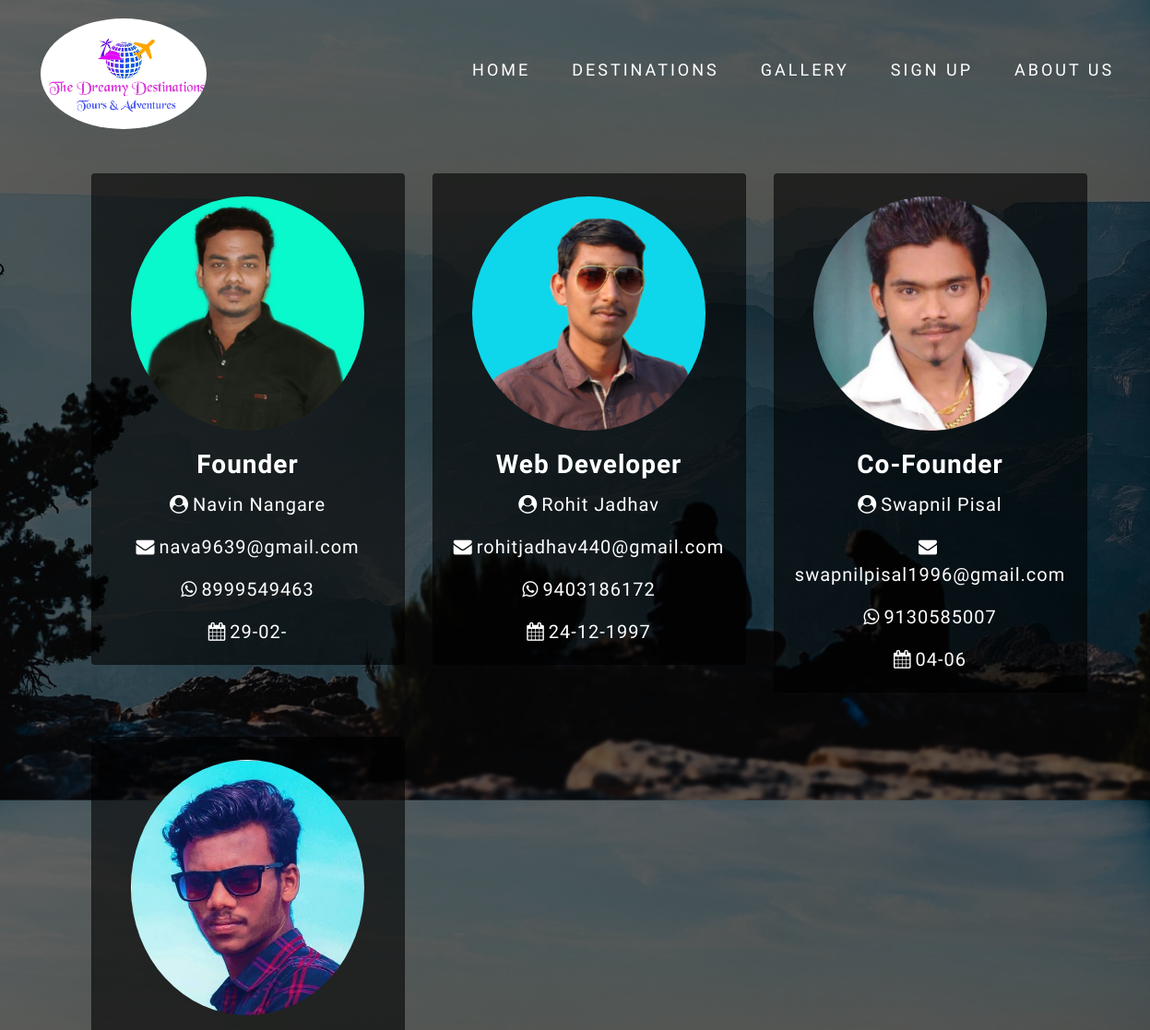
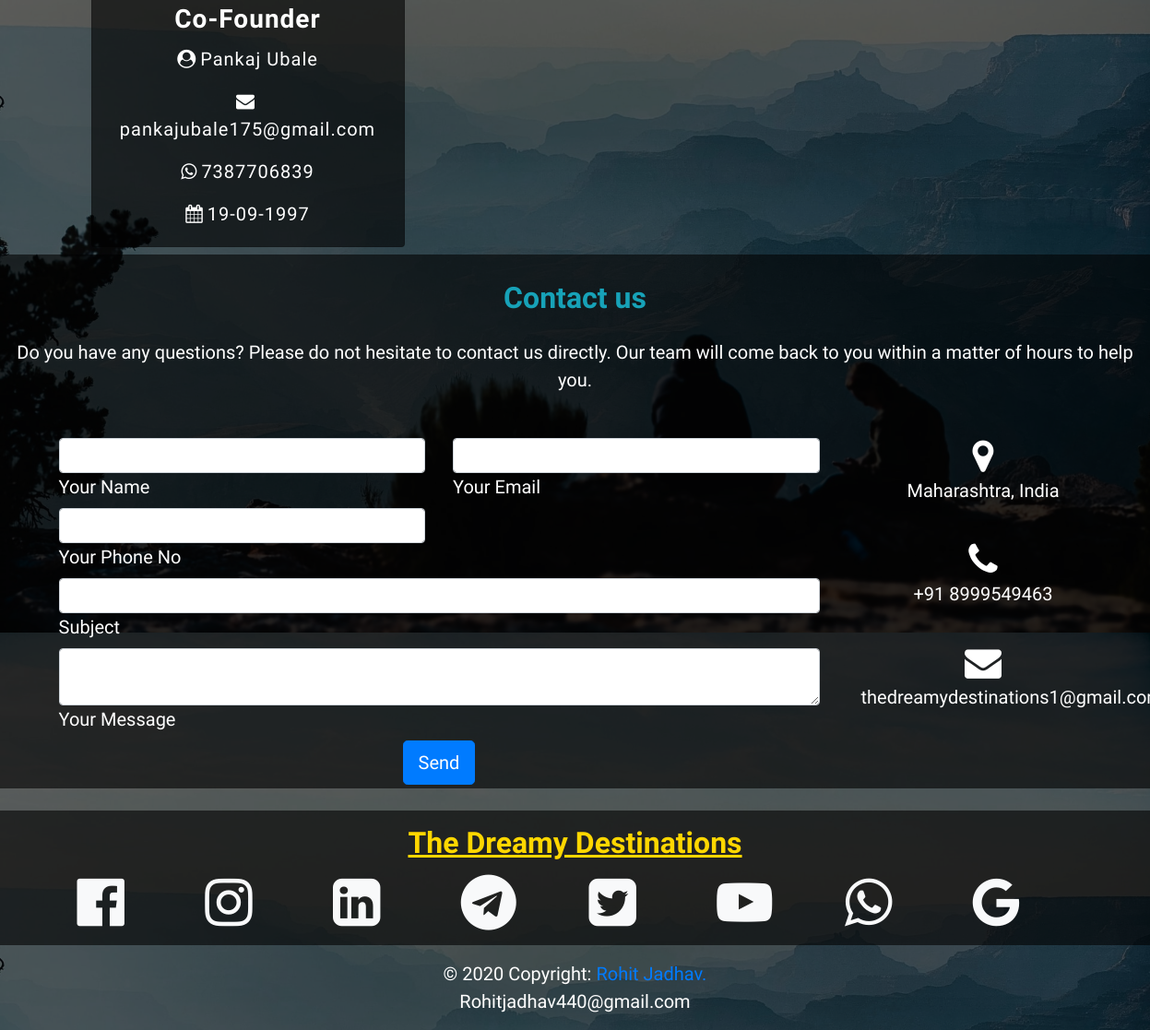
The app's page /aboutus with its own data (2 pictures, top to bottom).
### kings/models.py (models this page shows)
class AboutUs(models.Model):
    position = models.CharField(max_length=100)
    img = models.ImageField(upload_to='AboutImg')
    name = models.CharField(max_length=100)
    email = models.EmailField(max_length=100)
    phone = models.IntegerField(max_length=10)
    date = models.CharField(max_length=100)

### kings/views.py (the view)
# urls.py: path('aboutus', views.about, name='aboutus'),
def about(request):
    if request.method == 'POST':
        name = request.POST['name']
        email = request.POST['email']
        phone = request.POST['phone']
        sub = request.POST['subject']
        message = request.POST['message']
        user = ContactUs(name=name, email=email, phone = phone, subject=sub, message=message)
        user.save()
        mail_subject = 'New Contact Us Query.'
        message = render_to_string('contact_us_mail.html', {'name': name, 'email': email, 'phone': phone, 'sub': sub, 'message': message})
        to_email = 'Roneyyadav121@gmail.com'
        email = EmailMessage(
            mail_subject, message, from_email='THE DREAMY DESTINATIONS < noreply@gmail.com >', to=[to_email]
        )
        email.send()
        messages.info(request, 'Thanks for Contacting US We Will Reach You Soon.')
        abouts = AboutUs.objects.all()
        return render(request, 'aboutus.html',{'abouts': abouts})
    else:
        abouts = AboutUs.objects.all()
        return render(request, 'aboutus.html', {'abouts': abouts})

### templates/aboutus.html (shortened to what this page needs)
{% load static %}
<!DOCTYPE html>
<html lang="en">
<head>
    <link rel="stylesheet" href="https://cdn.jsdelivr.net/npm/bootstrap@4.5.3/dist/css/bootstrap.min.css">
    <link rel="stylesheet" type="text/css" href="{% static  'css/aboutus.css' %}">
    <link rel="stylesheet" href="https://cdnjs.cloudflare.com/ajax/libs/animate.css/4.0.0/animate.min.css" />
    <link rel="stylesheet" href="https://stackpath.bootstrapcdn.com/font-awesome/4.7.0/css/font-awesome.min.css">
</head>
<body>
 <header>
     <nav>
         <div class="nav row clearfix">
             <img src="{% static 'images/logo1.png' %}" class="logo" >
             <ul class="main-nav ml-auto" id="check-class">
                 <li class="active"><a href="/">Home</a> </li>
                 <li><a href="/destination">Destinations</a> </li>
                 <li><a href="/gallery">Gallery</a> </li>
                 {% if user.is_authenticated %}
                 <li><a href="/logout">Logout</a></li>
                 {% else %}
                 <li><a href="/signup">Sign Up</a> </li>
                 {% endif %}
                 <li><a href="#">About Us</a> </li>
             </ul>
         </div>
     </nav>
 </header>
 <section class="container">
     <div class="card-deck  row">
         {% for about in abouts %}
                <div class="col-lg-4 col-md-6 col-sm-12">
                  <div class="card mt-5 w-100 pt-4">
                    <img class="card-img-top rounded-circle w-75 m-auto mt-3" src="{{ about.img.url }}" alt="card img">
                    <div class="card-body text-center">
                        <h3 class="card-title font-weight-bold">{{ about.position }}</h3>
                        <p class="card-text first"><i class="fa fa-user-circle mr-1"></i>{{ about.name }}</p>
                        <p class="card-text first"><i class="fa fa-envelope mr-1"></i>{{ about.email }}</p>
                        <p class="card-text number"><i class="fa fa-whatsapp mr-1"></i>{{ about.phone }}</p>
                        <p class="card-text number"><i class="fa fa-calendar mr-1" aria-hidden="true"></i>{{ about.date }}</p>
                    </div>
                  </div>
                </div>
         {% endfor %}
     </div>
 </section>
        <section class="mb-4 py-1 mt-2" style="background-color: rgba(0,0,0,0.6)">
            <h2 class="h1-responsive font-weight-bold text-center my-4 text-info">Contact us</h2>
            <p class="text-center w-responsive mx-auto mb-5 blockquote">Do you have any questions? Please do not hesitate to contact us directly. Our team will come back to you within
                a matter of hours to help you.</p>
            <div class="row">
                <div class="col-md-9 mb-md-0 mb-5">
                    <form method="POST">
                        <div class="row">
                            <div class="col-md-6">
                                <div class="md-form mb-0">
                                    <input type="text" id="name" name="name" class="form-control" required>
                                    <label for="name" class="">Your Name</label>
                                </div>
                            </div>
                            <div class="col-md-6">
                                <div class="md-form mb-0">
                                    <input type="text" id="email" name="email" class="form-control" required>
                                    <label for="email" class="">Your Email</label>
                                </div>
                            </div>
                            <div class="col-md-6">
                                <div class="md-form mb-0">
                                    <input type="tel" id="phone" name="phone" class="form-control" pattern="(7|8|9)\d{9}$" required>
                                    <label for="phone" class="">Your Phone No</label>
                                </div>
                            </div>
                        </div>
                        <div class="row">
                            <div class="col-md-12">
                                <div class="md-form mb-0">
                                    <input type="text" id="subject" name="subject" class="form-control" required>
                                    <label for="subject" class="">Subject</label>
                                </div>
                            </div>
                        </div>
                        <div class="row">
                            <div class="col-md-12">
                                <div class="md-form">
                                    <textarea type="text" id="message" name="message" rows="2" class="form-control md-textarea" required></textarea>
                                    <label for="message">Your Message</label>
                                </div>
                            </div>
                        </div>
                        <div class="text-center md-form">
                            <input class="btn btn-primary btn-lg text-center mx-auto md-form" type="submit" value="Send">
                        </div>
                    </form>
                </div>
                <div class="col-md-3 text-center">
                    <ul class="list-unstyled mb-0">
                        <li><i class="fa fa-map-marker fa-2x" aria-hidden="true"></i>
                            <p>Maharashtra, India</p>
                        </li>
                        <li><i class="fa fa-phone mt-4 fa-2x"></i>
                            <p>+91 8999549463</p>
                        </li>
                        <li><i class="fa fa-envelope mt-4 fa-2x"></i>
                            <p>thedreamydestinations1@gmail.com</p>
                        </li>
                    </ul>
                </div>
            </div>
        </section>
 <section class="mt-3 py-2" style="background-color: rgba(0,0,0,0.6)">
     <div class="container">
             <h2 class="text-center font-weight-bold mt-2 mb-3" style="color: gold"><u>The Dreamy Destinations</u></h2>
         <div class="row mb-2">
             <div class="col">
                 <a href="https://www.facebook.com/TheDreamyDestinations296/" class="text-light" target="_blank"><i class="fa fa-facebook-official fa-3x"></i></a>
             </div>
             <div class="col">
                 <a href="https://www.instagram.com/the_dreamy_destinations/" class="text-light" target="_blank"><i class="fa fa-instagram fa-3x"></i></a>
             </div>
             <div class="col">
                 <a href="https://www.linkedin.com/company/the-dreamy-destinations" class="text-light" target="_blank"><i class="fa fa-linkedin-square fa-3x"></i></a>
             </div>
             <div class="col">
                 <a href="https://t.me/vasotatrek" class="text-light" target="_blank"><i class="fa fa-telegram fa-3x"></i></a>
             </div>
             <div class="col">
                 <a href="" class="text-light" target="_blank"><i class="fa fa-twitter-square fa-3x"></i></a>
             </div>
             <div class="col">
                 <a href="" class="text-light" target="_blank"><i class="fa fa-youtube-play fa-3x"></i></a>
             </div>
             <div class="col">
                 <a href="https://wa.link/9z6rt6" class="text-light" target="_blank"><i class="fa fa-whatsapp fa-3x"></i></a>
             </div>
             <div class="col">
                 <a href="https://goo.gl/maps/FJCFwJkXZN9M4P559" class="text-light" target="_blank"><i class="fa fa-google fa-3x"></i></a>
             </div>
         </div>
     </div>
 </section>
 <footer class="footer-copyright text-center py-3 bottom">
            © 2020 Copyright:
            <a href="https://www.linkedin.com/in/rohit-jadhav-11660917b/"> Rohit Jadhav.</a>
            <br>
            Rohitjadhav440@gmail.com
 </footer>
</body>
</html>

### static/css/aboutus.css (style rules this page uses)
* { margin: 0px; padding: 0px; box-sizing: border-box; }
body { font-size: 20px; overflow-x: hidden; color: white; font-family: 'Flamenco', cursive; background-color: #ff5722; background-image: linear-gradient(rgba(0,0,0,0.6), rgba(0,0,0,0.6)), url("../images/Background6.jpg"); height: 100vh; background-size: cover; background-position: center; }
.clearfix:after { content: "."; visibility: hidden; display: block; height: 0px; clear: both; }
.row { max-width: 1180px; margin: 0 auto; }
.logo { height: 120px; width: auto; float: left; margin-top: 20px; border-radius: 85%; margin-left: 10px; }
.main-nav { float: right; margin-top: 60px; }
.main-nav li { display: inline-block; list-style: none; margin-left: 40px; letter-spacing: 3px; }
.main-nav li a { padding: 5px 0; color: #fff; text-decoration: none; text-transform: uppercase; font-size: 90%; font-weight: 100; }
.card { background-color: rgba(0, 0, 0, 0.6); letter-spacing: 1px; }
.number { font-style: normal; }

### records on screen
AboutUs: img (picture), position "Founder", name "Navin Nangare", email "nava9639@gmail.com", phone "8999549463", date "29-02-"
AboutUs: img (picture), position "Web Developer", name "Rohit Jadhav", email "rohitjadhav440@gmail.com", phone "9403186172", date "24-12-1997"
AboutUs: img (picture), position "Co-Founder", name "Swapnil Pisal", email "swapnilpisal1996@gmail.com", phone "9130585007", date "04-06"
AboutUs: img (picture), position "Co-Founder", name "Pankaj Ubale", email "pankajubale175@gmail.com", phone "7387706839", date "19-09-1997"
